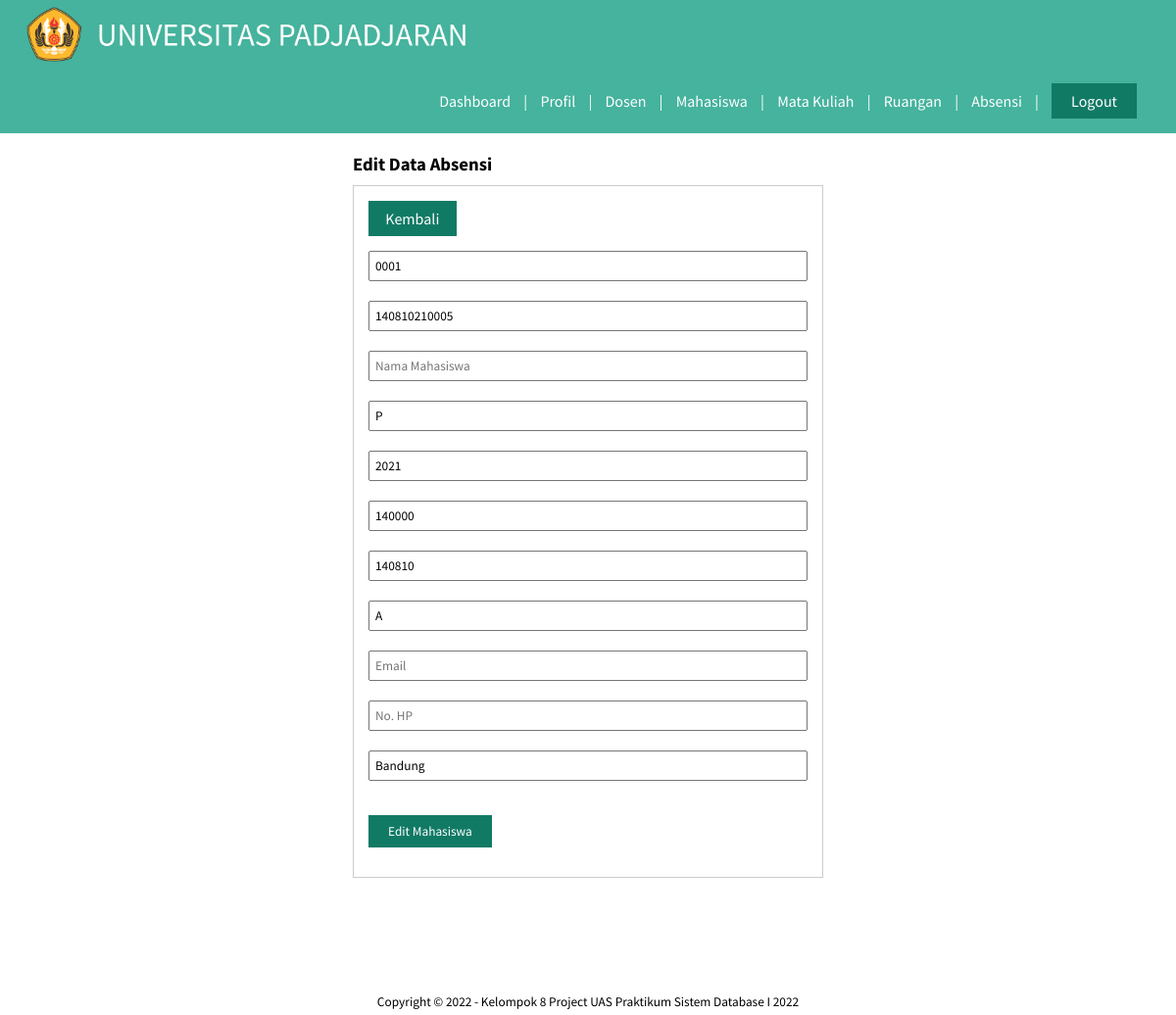
The page /edit_mhs.php?id=140810210005 (signed in) on the database its author committed.
### tables this page shows
CREATE TABLE `mahasiswa` (
  `npm_mhs` varchar(15) NOT NULL,
  `kode_fakultas` int(6) NOT NULL,
  `kode_prodi` int(6) NOT NULL,
  `nip_dosen` varchar(25) NOT NULL,
  `nama_mhs` varchar(50) NOT NULL,
  `kelas_mhs` varchar(1) NOT NULL,
  `jk_mhs` char(2) NOT NULL,
  `thn_angkatan` int(4) NOT NULL,
  `email_mhs` varchar(50) NOT NULL,
  `telp_mhs` varchar(15) NOT NULL,
  `alamat_mhs` varchar(50) NOT NULL,
  `password` varchar(50) NOT NULL
);

### edit_mhs.php (the view, shortened to what this page needs)
<?php
include 'index.php';
$mhs = mysqli_query($koneksi, "SELECT * from mahasiswa where npm_mhs = '" . $_GET['id'] . "'");
$mahasiswa = mysqli_fetch_object($mhs);
?>
<!DOCTYPE html>
<html lang="en">
<head>
    <link rel="stylesheet" type="text/css" href="css/style_update.css">
</head>
<body>
    <header>
        <div class="container">
            <h1><a href="dashboard_adm.php"><img src="img/logo_unpad.png" alt="Logo Unpad" class="img-fluid""></a></h1>
            <ul>
            <li><a href="dashboard_adm.php">Dashboard</a></li>
                <li><a>|</a></li>
                <li><a href="profil_adm.php">Profil</a></li>
                <li><a>|</a></li>
                <li><a href="data_dosen_adm.php">Dosen</a></li>
                <li><a>|</a></li>
                <li><a href="data_mhs_adm.php">Mahasiswa</a></li>
                <li><a>|</a></li>
                <li><a href="data_matkul_adm.php">Mata Kuliah</a></li>
                <li><a>|</a></li>
                <li><a href="data_ruangan_adm.php">Ruangan</a></li>
                <li><a>|</a></li>
                <li><a href="data_absensi_adm.php">Absensi</a></li>
                <li><a>|</a></li>
                <li><a href="logout.php">
                        <div class="btn">Logout</div>
                    </a></li>
                </ul>
        </div>
    </header>
    <div class="section">
        <div class="container2">
            <h3>Edit Data Absensi</h3>
            <div class="box">
                <form action="" method="POST">
                    <p>
                    <div class="btn3"><a href="data_mhs_adm.php">Kembali</a></div>
                    </p>
                    <input type="text" name="nip_dosen" placeholder="NIP Dosen" class="input-control" value="<?php echo $mahasiswa->nip_dosen ?>" required>
                    <input type="text" name="npm_mhs" placeholder="NPM Mahasiswa" class="input-control" value="<?php echo $mahasiswa->npm_mhs ?>" readonly>
                    <input type="text" name="nama_mhs" placeholder="Nama Mahasiswa" class="input-control" value="<?php echo $mahasiswa->$nama_mhs ?>" required>
                    <input type="text" name="jk_mhs" placeholder="Jenis Kelamin (L/P)" class="input-control" value="<?php echo $mahasiswa->jk_mhs ?>" required>
                    <input type="text" name="thn_angkatan" placeholder="Tahun Angkatan (20XX)" class="input-control" value="<?php echo $mahasiswa->thn_angkatan ?>" required>
                    <input type="text" name="kode_fakultas" placeholder="Kode Fakultas" class="input-control" value="<?php echo $mahasiswa->kode_fakultas ?>" required>
                    <input type="text" name="kode_prodi" placeholder="Kode Program Studi" class="input-control" value="<?php echo $mahasiswa->kode_prodi ?>" required>
                    <input type="text" name="kelas" placeholder="Kelas" class="input-control" value="<?php echo $mahasiswa->kelas_mhs ?>" required>
                    <input type="text" name="email" placeholder="Email" class="input-control" value="<?php echo $mahasiswa->email_mhs ?>" required>
                    <input type="text" name="telp_mhs" placeholder="No. HP" class="input-control" value="<?php echo $mahasiswa->telp_mhs ?>" required>
                    <input type="text" name="alamat_mhs" placeholder="Alamat Mahasiswa" class="input-control" value="<?php echo $mahasiswa->alamat_mhs ?>" required>
                    <input type="submit" name="edit_mhs" value="Edit Mahasiswa" class="btn" onclick="return confirm('Yakin ingin ubah data?')">
                </form>
            </div>
        </div>
    </div>
    <footer>
        <small>Copyright &copy; 2022 - Kelompok 8 Project UAS Praktikum Sistem Database I 2022</small>
    </footer>
</body>
</html>

### css/style_update.css (style rules this page uses)
* { padding: 0; margin: 0; font-family: 'Source Sans Pro', sans-serif; color: inherit; text-decoration: none; justify-content: center; }
body { background-color: #FFFFFF; }
header h1 { float: left; padding: 5px; }
header { background-color: #45B39D; color: #FFFFFF; }
header ul { float: right; }
header ul li { display: inline-block; }
header ul li a { display: inline-block; padding: 0 0 0 10px; }
footer { padding: 70px 0 5px 0; text-align: center; }
.container img { width: 450px; height: 60px; margin: 0 0 0 0; float: left; }
.container { width: 95%; margin:0 10px 0 20px; }
.container:after { content: ''; display: block; clear: both; }
.container2 { width: 40%; margin: 0 auto; }
.input-control { width: 100%; padding: 5px; margin-bottom: 20px; box-sizing: border-box; }
.box { background-color: #FFFFFF; border: 1px solid #CCCCCC; padding: 15px; box-sizing: border-box; margin: 10px 0 25px 0; justify-items: center; }
.section { padding: 20px 0; }
.btn { padding: 8px 20px; background-color: #117A65; color:#FFFFFF; margin: 15px 0px; border:none; cursor:pointer; }
.btn3 { padding: 8px; background-color: #117A65; color:#FFFFFF; margin: 0; border:none; cursor:pointer; text-align: center; margin-bottom: 15px; margin-right: 80%; }

### rows shown on the page
mahasiswa: nip_dosen "0001", npm_mhs "140810210005", jk_mhs "P", thn_angkatan "2021", kode_fakultas "140000", kode_prodi "140810", kelas "A", alamat_mhs "Bandung"
